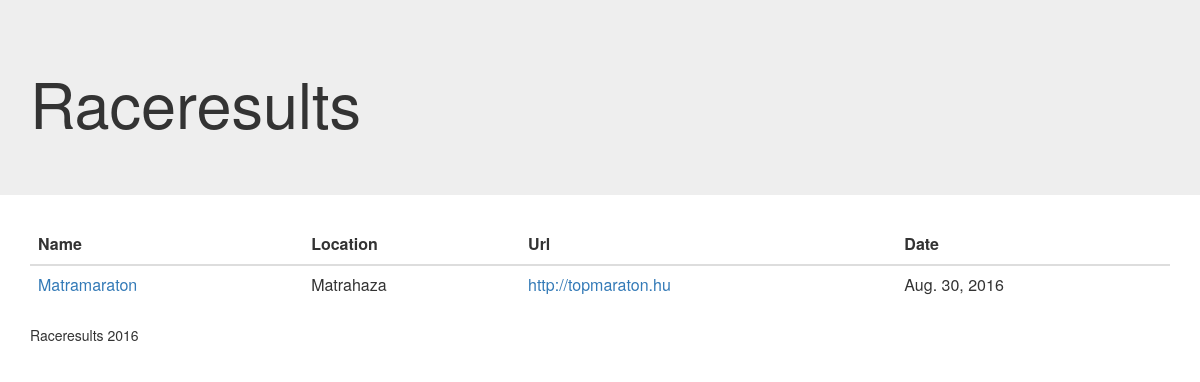
The app's page /, older data.
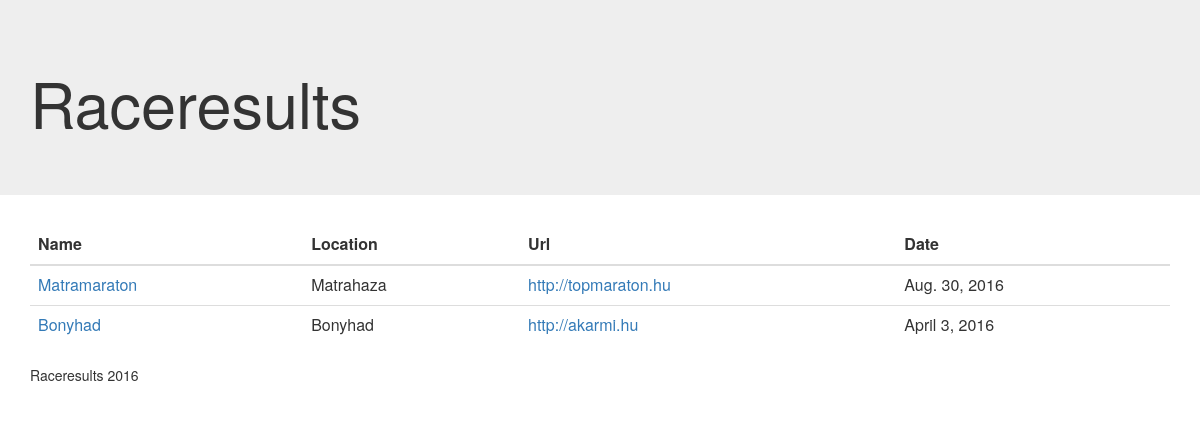
The same page, newer data.
### result/models.py (models this page shows)
class Race(models.Model):
    name = models.CharField(max_length=255)
    short_name = models.CharField(max_length=30)
    url = models.URLField()
    date = models.DateField()
    type_choices = (
        ('XCO', 'Olymic Cross Country'),
        ('CX', 'Cyclocross'),
        ('XCM', 'Cross Country Marathon'),
        ('ROAD', 'Road race'),
        ('XCU', 'Cross Country Ultra'),
    )
    type = models.CharField(max_length=4, choices=type_choices)
    location = models.CharField(max_length=255)
    description = models.TextField(null=True, blank=True)

### result/views.py (the view)
# urls.py: url(r'^', views.races_view),
def races_view(request):
    context = {
        'races': Race.objects.all()
    }
    return TemplateResponse(request, 'races.html', context)

### result/templates/races.html
{% extends 'layout.html' %}
{% block header %}
    <h1>Raceresults</h1>
{% endblock %}}
{% block content %}
    <table class="table table-hover">
        <thead>
        <tr>
            <th>Name</th>
            <th>Location</th>
            <th>Url</th>
            <th>Date</th>
        </tr>
        </thead>
        {% for race in races %}
            <tr>
                <td><a href="/2016/{{ race.short_name }}/">{{ race.name }}</a></td>
                <td>{{ race.location }}</td>
                <td><a href="{{ race.url }}">{{ race.url }}</a></td>
                <td>{{ race.date }}</td>
            </tr>
        {% endfor %}
    </table>
{% endblock %}

### result/templates/layout.html (shortened to what this page needs)
<html>
<head>
    <link rel="stylesheet" href="https://maxcdn.bootstrapcdn.com/bootstrap/3.3.6/css/bootstrap.min.css">
    <link rel="stylesheet" href="https://maxcdn.bootstrapcdn.com/bootstrap/3.3.6/css/bootstrap-theme.min.css">
</head>
<div class="jumbotron">
    <div class="container">
        {% block header %}{% endblock %}
    </div>
</div>
<div class="container">
    {% block content %}{% endblock %}
    <footer>
        <p>Raceresults 2016</p>
    </footer>
</div>
</html>

Row changes from the older to the newer data that the page shows:
added Race: name "Bonyhad", location "Bonyhad", url "http://akarmi.hu", date "April 3, 2016"
